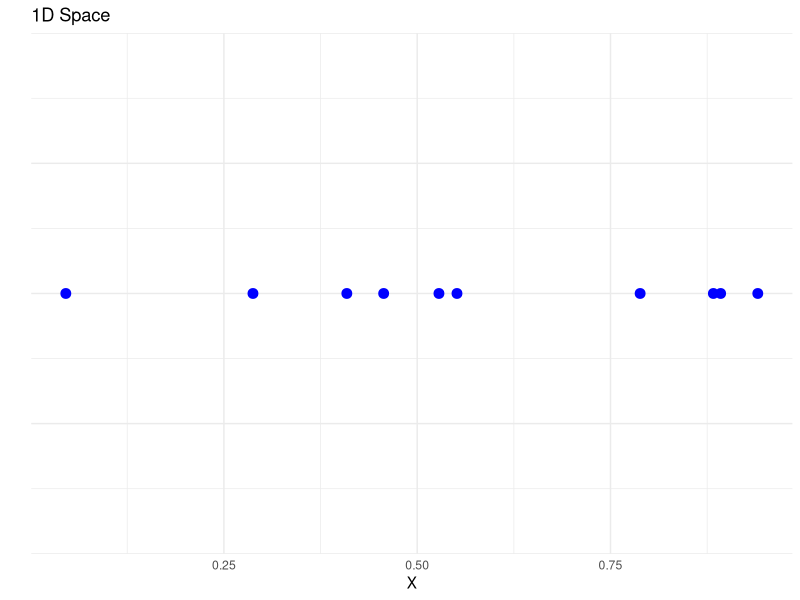
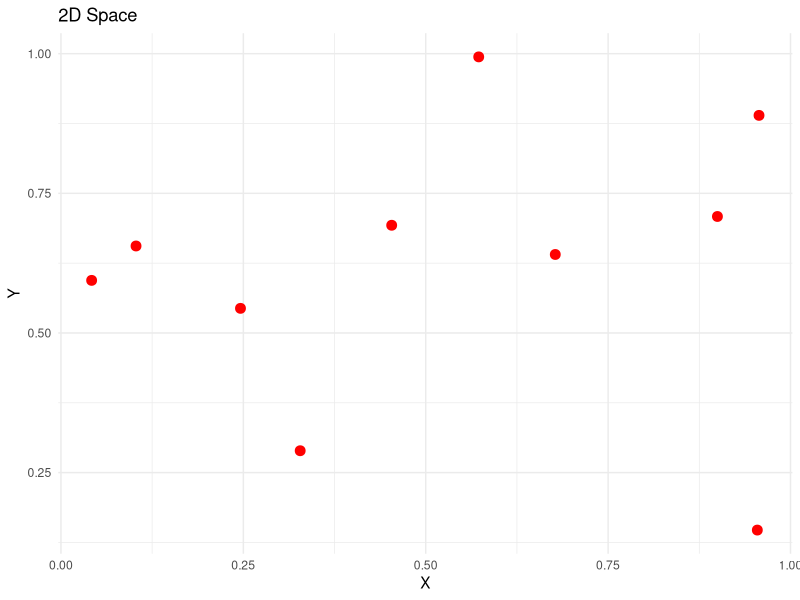
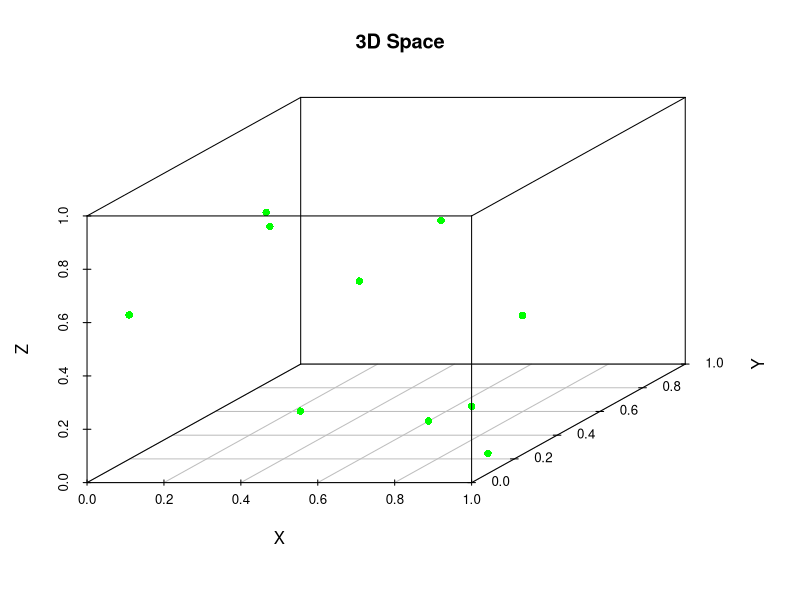
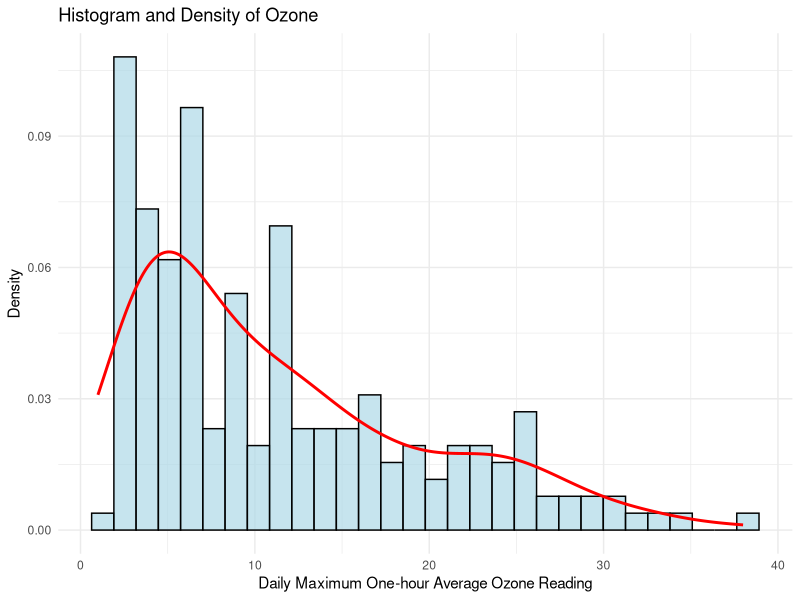
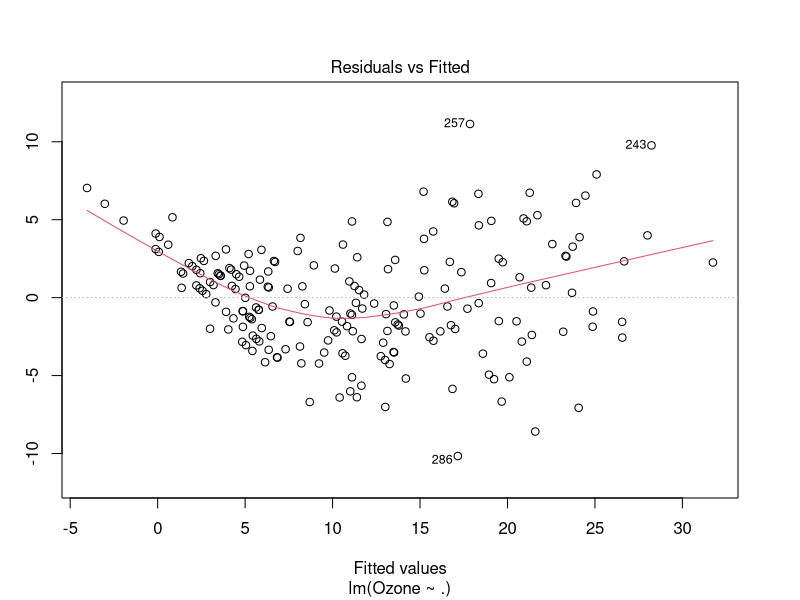

Write the R code that produced these figures, in order.
## ---- chunk 1
# Load necessary libraries
library(ggplot2)
library(scatterplot3d)

# Set seed for reproducibility
set.seed(123)

# Number of points
n_points <- 10

# 1D: Generate random points on a line
points_1d <- data.frame(x = runif(n_points, 0, 1))

# 2D: Generate random points on a 2D plane
points_2d <- data.frame(x = runif(n_points, 0, 1), 
                        y = runif(n_points, 0, 1))

# 3D: Generate random points in a 3D space
points_3d <- data.frame(x = runif(n_points, 0, 1), 
                        y = runif(n_points, 0, 1), 
                        z = runif(n_points, 0, 1))

# Plot 1D
p1 <- ggplot(points_1d, aes(x = x, y = rep(0, n_points))) + 
  geom_point(size = 3, color = 'blue') +
  xlab("X") + ylab("") +
  ggtitle("1D Space") + 
  theme_minimal() + 
  theme(axis.text.y = element_blank(),
        axis.ticks.y = element_blank())

# Plot 2D
p2 <- ggplot(points_2d, aes(x = x, y = y)) + 
  geom_point(size = 3, color = 'red') +
  xlab("X") + ylab("Y") +
  ggtitle("2D Space") + 
  theme_minimal()



## ---- chunk 2
# Display 1D plot
print(p1)
## ---- chunk 3
# Display 2D plot
print(p2)
## ---- chunk 4
# Plot 3D using scatterplot3d
# This directly generates the 3D plot without storing it as a variable
scatterplot3d(points_3d$x, points_3d$y, points_3d$z, 
              pch = 16, color = "green", 
              xlab = "X", ylab = "Y", zlab = "Z",
              main = "3D Space")

## ---- chunk 5
data("Ozone", package = "mlbench")
View(Ozone)
names(Ozone) <- c("Month", "Day_of_Month", "Day_of_Week", "Ozone", 
                        "Pressure", "Wind", "Humidity", "Temp1", "Temp2", 
                        "Inversion_Height", "Pressure_Gradient", 
                        "Inversion_Temp", "Visibility")

Ozone <- na.omit(Ozone)

ggplot(Ozone, aes(x = Ozone)) +
  geom_histogram(aes(y = ..density..), bins = 30, color = "black", fill = "lightblue", alpha = 0.7) +
  geom_density(color = "red", size = 1) +
  labs(x = "Daily Maximum One-hour Average Ozone Reading", y = "Density", title = "Histogram and Density of Ozone") +
  theme_minimal()
## ---- chunk 6
lm_model <- lm(Ozone ~., data = Ozone)
plot(lm_model, which = 1)
## ---- chunk 7
# Fit the linear model (lm)
lm_model <- lm(Ozone ~ ., data = Ozone)

# Fit the GLM model (for example, using Gamma family)
glm_model <- glm(Ozone ~ ., data = Ozone, family = Gamma(link = "log"))

# Compare AIC
AIC(lm_model, glm_model)
